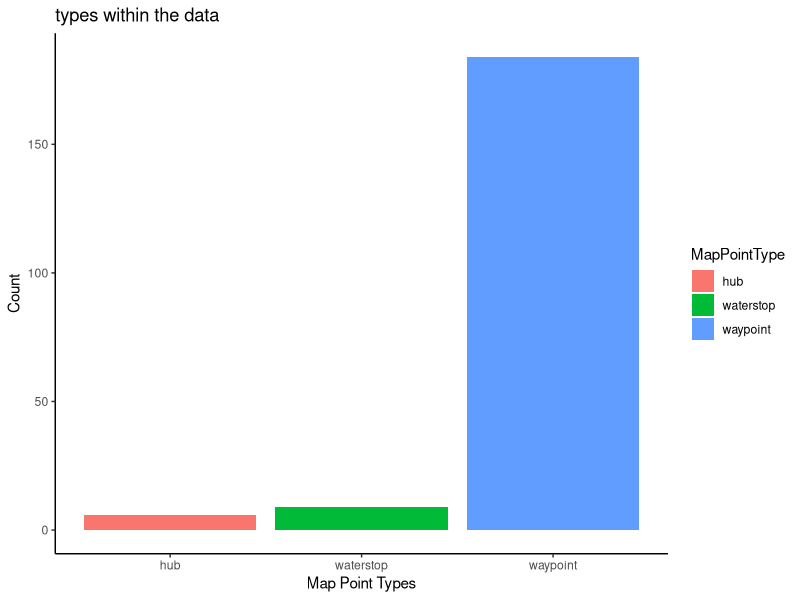
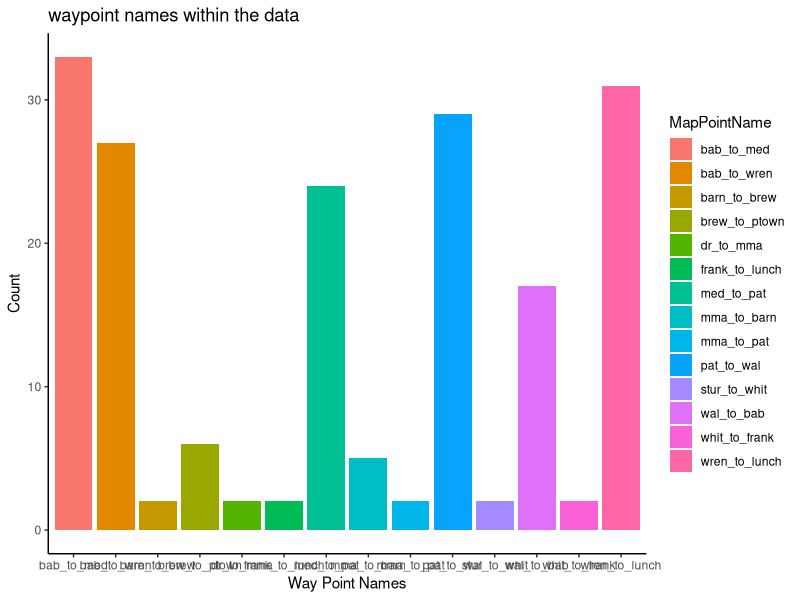

Write the R code that produced these figures, in order.
# philip walsh
# philipwalsh.ds@gmail.com
# 2020-03-01
# exploratory data analysis
library(tidyverse)


# all data stored in .csv files in the data/ dir

list.dirs(recursive=F)
#[1] "./.git"        "./.Rproj.user" "./.vs"         "./data"        "./excluded"

list.files('data/')
#[1] "mappoints.csv" "routes.csv" "routes_segments.csv" "segments.csv" "segments_mappoints.csv"
mappoints <- read.csv("data/mappoints.csv", header = T)
routes <- read.csv("data/routes.csv", header = T)
routes_segments <- read.csv("data/routes_segments.csv", header = T)
segments <- read.csv("data/segments.csv", header = T)
segments_mappoints <- read.csv("data/segments_mappoints.csv", header = T)


##
## explore mappoints
##

mappoints %>% head()
#  MapPointID          MapPointName MapPointType      lat       lon
#1          1            Sturbridge          hub 42.11296 -72.08805
#2          2          Whitinsville    waterstop 42.10892 -71.66112
#3          3              Franklin    waterstop 42.05620 -71.42097
#4          4      Dighton Rehoboth          hub 41.85193 -71.20301
#5          5               Wareham    waterstop 41.75448 -70.69883
#6          6 Mass Maritime Academy          hub 41.74085 -70.62206

# check for missing data
sapply(mappoints, function(x) sum(is.na(x)))

#MapPointID MapPointName MapPointType          lat          lon 
#0            0            0            0            0

# good to go, no misisng data here


mappoints %>% 
  group_by(MapPointType) %>% 
  summarise(map_point_type_count = n())

#1 hub                             6
#2 waterstop                       9
#3 waypoint                      184

# so a few hubs, a few water stops and lot of way points

mappoints %>% 
  group_by(MapPointType) %>% 
  summarise(map_point_type_count = n()) %>% 
  ggplot(aes(x = MapPointType, y = map_point_type_count, fill = MapPointType)) +
  geom_bar(stat = "identity") +
  theme_classic() +
  labs(x="Map Point Types", y="Count", title="types within the data")


mappoints %>% filter(MapPointType=='hub')
#MapPointID          MapPointName MapPointType      lat       lon
#1          1            Sturbridge          hub 42.11296 -72.08805
#2          4      Dighton Rehoboth          hub 41.85193 -71.20301
#3          6 Mass Maritime Academy          hub 41.74085 -70.62206
#4          9                P-Town          hub 42.03704 -70.19849
#5         12         Patriot Place          hub 42.08836 -71.26162
#6         14                Babson          hub 42.29598 -71.26289

mappoints %>% filter(MapPointType=='waterstop')
#MapPointID MapPointName MapPointType      lat       lon
#1          2 Whitinsville    waterstop 42.10892 -71.66112
#2          3     Franklin    waterstop 42.05620 -71.42097
#3          5      Wareham    waterstop 41.75448 -70.69883
#4          7   Barnstable    waterstop 41.69328 -70.28678
#5          8     Brewster    waterstop 41.77566 -70.03285
#6         11   Middleboro    waterstop 41.90734 -70.88962
#7         13      Walpole    waterstop 42.16322 -71.23789
#8         15     Medfield    waterstop 42.18563 -71.29756
#9         16     Wrentham    waterstop 42.08357 -71.32636

mappoints %>% filter(MapPointType=='waypoint') %>% head()
#  MapPointID  MapPointName MapPointType      lat       lon
#1         18 brew_to_ptown     waypoint 41.78652 -69.99322
#2         19 brew_to_ptown     waypoint 41.83669 -69.97425
#3         20 brew_to_ptown     waypoint 41.91554 -69.98828
#4         21 brew_to_ptown     waypoint 42.03451 -70.08034
#5         22 brew_to_ptown     waypoint 42.06577 -70.15304
#6         23    bab_to_med     waypoint 42.29857 -71.26071


#what are the names within the waypoints
mappoints %>% 
  filter(MapPointType=='waypoint') %>%
  group_by(MapPointName) %>% 
  summarise(count_by_name = n())

#1 bab_to_med                 33
#2 bab_to_wren                27
#3 barn_to_brew                2
#4 brew_to_ptown               6
#5 dr_to_mma                   2
#6 frank_to_lunch              2
#7 med_to_pat                 24
#8 mma_to_barn                 5
#9 mma_to_pat                  2
#10 pat_to_wal                29
#11 stur_to_whit               2
#12 wal_to_bab                17
#13 whit_to_frank              2
#14 wren_to_lunch             31

# the name of the waypoint indicates the starting waterstop/hub and finishing waterstop/hub
# some of the gaps, from point a to point b have many waypoints
# and some of them are lacking.  we will see this lack of definition 
# more clearly when we map the routes
# some of the routes will follow a winding path while others will be a straight line


mappoints %>% 
  group_by(MapPointName) %>% 
  filter(MapPointType=='waypoint') %>%
  summarise(map_point_name_count = n()) %>% 
  ggplot(aes(x = MapPointName, y = map_point_name_count, fill = MapPointName)) +
  geom_bar(stat = "identity") +
  theme_classic() +
  labs(x="Way Point Names", y="Count", title="waypoint names within the data")


# i will create a seperate varable for all 3 types
# and I like to save each out to the excluded folder
# the excluded folder will not be checked into github via the .gitignore
hubs <- subset(mappoints, MapPointType=='hub')
write.csv(hubs,"excluded\\_hubs.csv", row.names = FALSE)

waterstops <- subset(mappoints, MapPointType=='waterstop')
write.csv(waterstops,"excluded\\_waterstops.csv", row.names = FALSE)

waypoints <- subset(mappoints, MapPointType=='waypoint')
write.csv(waypoints,"excluded\\_waypoints.csv", row.names = FALSE)



##
## explore routes
##

routes

#  RouteID RouteType                         RouteName                  RouteDescription
#1       1     2 Day          Sturbridge to P-Town Inn          Sturbridge to P-Town Inn
#2       3     2 Day              Sturbridge to Babson              Sturbridge to Babson
#3       4     2 Day                  Babson to P-Town                  Babson to P-Town
#4       6     1 Day                 Sturbridge to MMA                 Sturbridge to MMA
#5       7     1 Day                     Babson to MMA                     Babson to MMA
#6       8     1 Day                     MMA to Babson                     MMA to Babson
#7       9     1 Day Babson to Patriot Place to Babson Babson to Patriot Place to Babson
#8      10     1 Day           Babson to Patriot Place           Babson to Patriot Place



# the data frou routes is tiny, and i can see there are no NAs
sapply(routes, function(x) sum(is.na(x)))
#         RouteID        RouteType        RouteName RouteDescription 
#               0                0                0                0



# up to this point, we have 
# mappoints with a MapPointID
# routes with a RouteID
# the remainder of the data will tie the routes to the mappoints


##
## explore Segements
## 

##
## explore segment points
##


##
## explore routes_segments
##





# routes > route_segment > segments > routes_segments > mappoints


routes_to_segments <- left_join(routes, routes_segments, by="RouteID")
write.csv(routes_to_segments,"excluded\\_routes_to_segments.csv", row.names = FALSE)

routes_to_segments_waypoints = left_join(routes_to_segments, segments_mappoints, by="SegmentID")
write.csv(routes_to_segments_waypoints,"excluded\\_routes_to_segments_waypoints.csv", row.names = FALSE)


routes_waypoints = left_join(routes_to_segments_waypoints, waypoints, by='MapPointID')
write.csv(routes_waypoints,"excluded\\_routes_waypoints.csv", row.names = FALSE)
